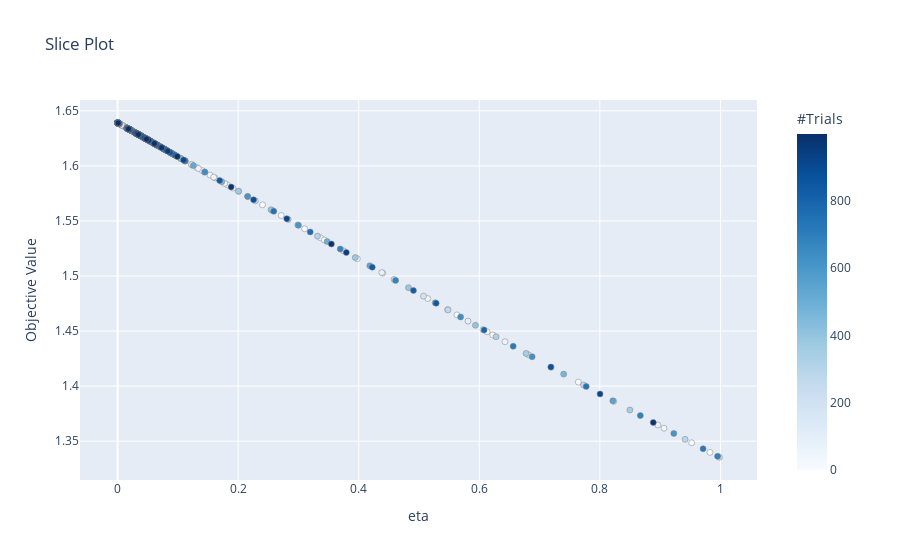

The code cell stored with this chart in its notebook:
### Code cell
# Eta of [0, 1] for SP500
optuna.visualization.plot_slice(sp500_small_eta_optuna)

### Figure 1 — Plotly figure (JSON) as saved in the notebook; plotly's stock layout.template omitted (floating-point values rounded to 4 significant figures; data arrays with more than 128 entries replaced by an {"elided": "..."} marker saying what was removed)
{"data": [{"marker": {"color": {"elided": "1000 int values"}, "colorbar": {"title": {"text": "#Trials"}, "x": 1, "xpad": 40}, "colorscale": [[0, "rgb(247,251,255)"], [0.125, "rgb(222,235,247)"], [0.25, "rgb(198,219,239)"], [0.375, "rgb(158,202,225)"], [0.5, "rgb(107,174,214)"], [0.625, "rgb(66,146,198)"], [0.75, "rgb(33,113,181)"], [0.875, "rgb(8,81,156)"], [1, "rgb(8,48,107)"]], "line": {"color": "Grey", "width": 0.5}}, "mode": "markers", "showlegend": false, "type": "scatter", "x": {"elided": "1000 float values"}, "y": {"elided": "1000 float values"}}], "layout": {"title": {"text": "Slice Plot"}, "xaxis": {"title": {"text": "eta"}}, "yaxis": {"title": {"text": "Objective Value"}}}}
